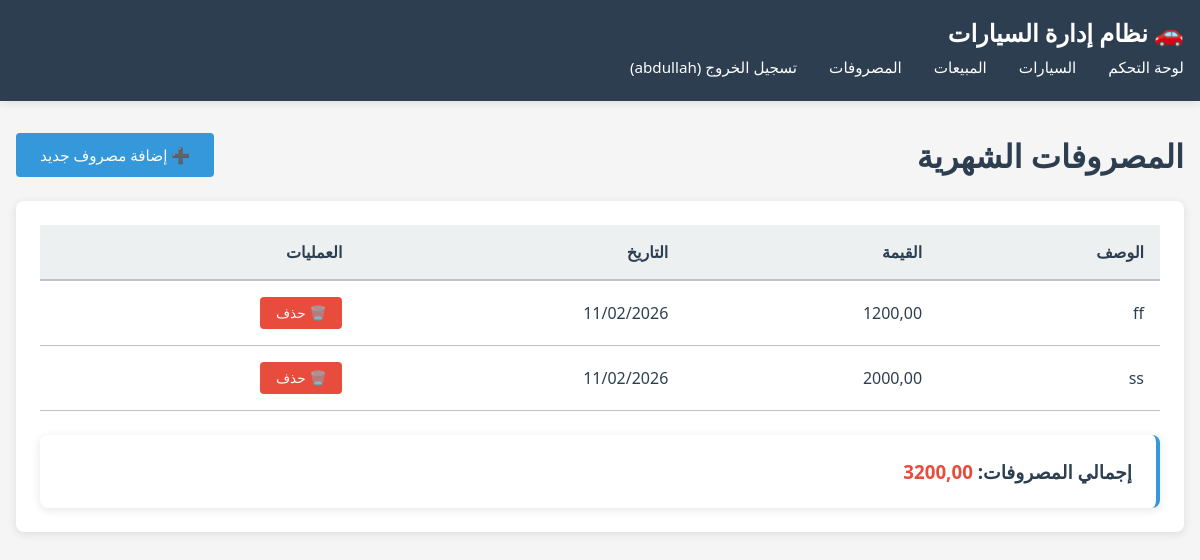
The page /expenses/ (signed in) on the database its author committed.
### car_app/models.py (models this page shows, shortened)
class MonthlyExpense(models.Model):
    user = models.ForeignKey(User, on_delete=models.CASCADE, related_name='expenses')
    description = models.CharField(max_length=255)
    amount = models.DecimalField(max_digits=12, decimal_places=2)
    date = models.DateField()
    created_at = models.DateTimeField(auto_now_add=True)
    class Meta:
        ordering = ['-date']

### car_app/views.py (the view)
# urls.py: path('expenses/', views.expenses_list, name='expenses_list'),
@login_required
def expenses_list(request):
    expenses = MonthlyExpense.objects.filter(user=request.user)
    from decimal import Decimal
    agg = expenses.aggregate(total=Sum('amount'))['total']
    if agg is None:
        if expenses.exists():
            total_expenses = sum(e.amount for e in expenses)
        else:
            total_expenses = Decimal('0.00')
    else:
        total_expenses = agg
    context = {
        'expenses': expenses,
        'total_expenses': total_expenses,
    }
    return render(request, 'car_app/expenses_list.html', context)

### car_app/templates/car_app/expenses_list.html (shortened to what this page needs)
{% extends 'base.html' %}
{% block content %}
<div class="d-flex justify-between align-center mb-3">
    <h1>المصروفات الشهرية</h1>
    <a href="{% url 'add_expense' %}" class="btn btn-primary">➕ إضافة مصروف جديد</a>
</div>
<div class="table-container">
    {% if expenses %}
    <table>
        <thead>
            <tr>
                <th>الوصف</th>
                <th>القيمة</th>
                <th>التاريخ</th>
                <th>العمليات</th>
            </tr>
        </thead>
        <tbody>
            {% for expense in expenses %}
            <tr>
                <td>{{ expense.description }}</td>
                <td>{{ expense.amount|floatformat:2 }}</td>
                <td>{{ expense.date|date:"d/m/Y" }}</td>
                <td>
                    <form method="post" action="{% url 'delete_expense' expense.id %}" style="display: inline;">
                        <button type="submit" class="btn btn-danger btn-small" onclick="return confirm('هل أنت متأكد؟')">🗑️ حذف</button>
                    </form>
                </td>
            </tr>
            {% endfor %}
        </tbody>
    </table>
    <div class="card mt-3">
        <h3>إجمالي المصروفات: <span style="color: var(--danger-color);">{{ total_expenses|default:0|floatformat:2 }}</span></h3>
    </div>
    {% else %}
    <p class="text-center">لا توجد مصروفات مسجلة حتى الآن.</p>
    {% endif %}
</div>
{% endblock %}

### car_project/templates/base.html (shortened to what this page needs)
<!DOCTYPE html>
<html lang="ar">
<head>
    {% load static %}
    <link rel="stylesheet" href="{% static 'css/style.css' %}">
</head>
<body>
    {% if user.is_authenticated %}
    <nav class="navbar">
        <div class="container">
            <div class="nav-wrapper">
                <div class="logo">🚗 نظام إدارة السيارات</div>
            </div>
            <ul class="nav-menu" id="navMenu">
                <li><a href="{% url 'dashboard' %}">لوحة التحكم</a></li>
                <li><a href="{% url 'car_list' %}">السيارات</a></li>
                <li><a href="{% url 'sales_list' %}">المبيعات</a></li>
                <li><a href="{% url 'expenses_list' %}">المصروفات</a></li>
                <li><a href="{% url 'logout' %}">تسجيل الخروج ({{ user.username }})</a></li>
            </ul>
        </div>
    </nav>
    {% endif %}
    <div class="container">
        {% block content %}{% endblock %}
    </div>
</body>
</html>

### static/css/style.css (style rules this page uses)
* { margin: 0; padding: 0; box-sizing: border-box; }
:root { --primary-color: #2c3e50; --secondary-color: #3498db; --success-color: #27ae60; --danger-color: #e74c3c; --warning-color: #f39c12; --light-bg: #ecf0f1; --text-dark: #2c3e50; --text-light: #7f8c8d; --border-color: #bdc3c7; --shadow: 0 2px 10px rgba(0, 0, 0, 0.1); }
body { font-family: 'Segoe UI', Tahoma, Geneva, Verdana, sans-serif; background-color: #f5f5f5; color: var(--text-dark); direction: rtl; }
.navbar { background-color: var(--primary-color); padding: 1rem 0; box-shadow: var(--shadow); margin-bottom: 2rem; position: sticky; top: 0; z-index: 1000; }
.navbar .container { max-width: 1200px; margin: 0 auto; padding: 0 1rem; }
.nav-wrapper { display: flex; justify-content: space-between; align-items: center; }
.navbar .logo { color: white; font-size: 1.5rem; font-weight: bold; }
.nav-menu { list-style: none; display: flex; gap: 2rem; }
.navbar a { color: white; text-decoration: none; font-size: 0.95rem; transition: color 0.3s; display: block; padding: 0.5rem 0; }
.container { max-width: 1200px; margin: 0 auto; padding: 0 1rem; }
.card { background: white; padding: 1.5rem; border-radius: 8px; box-shadow: var(--shadow); border-right: 4px solid var(--secondary-color); }
.table-container { background: white; padding: 1.5rem; border-radius: 8px; box-shadow: var(--shadow); overflow-x: auto; }
table { width: 100%; border-collapse: collapse; }
thead { background-color: var(--light-bg); border-bottom: 2px solid var(--border-color); }
th { padding: 1rem; text-align: right; font-weight: 600; color: var(--text-dark); }
td { padding: 1rem; border-bottom: 1px solid var(--border-color); }
.btn { padding: 0.75rem 1.5rem; border: none; border-radius: 4px; cursor: pointer; font-size: 0.95rem; transition: all 0.3s; text-decoration: none; display: inline-block; }
.btn-primary { background-color: var(--secondary-color); color: white; }
.btn-danger { background-color: var(--danger-color); color: white; }
.btn-small { padding: 0.5rem 1rem; font-size: 0.85rem; }
.mb-3 { margin-bottom: 1.5rem; }
.mt-3 { margin-top: 1.5rem; }
.d-flex { display: flex; }
.justify-between { justify-content: space-between; }
.align-center { align-items: center; }

### rows shown on the page
MonthlyExpense: description "ff", amount "1200,00", date "11/02/2026"
MonthlyExpense: description "ss", amount "2000,00", date "11/02/2026"

### other values the page prints
{{ user.username }} "abdullah"
{{ total_expenses|default:0|floatformat:2 }} "3200,00"
